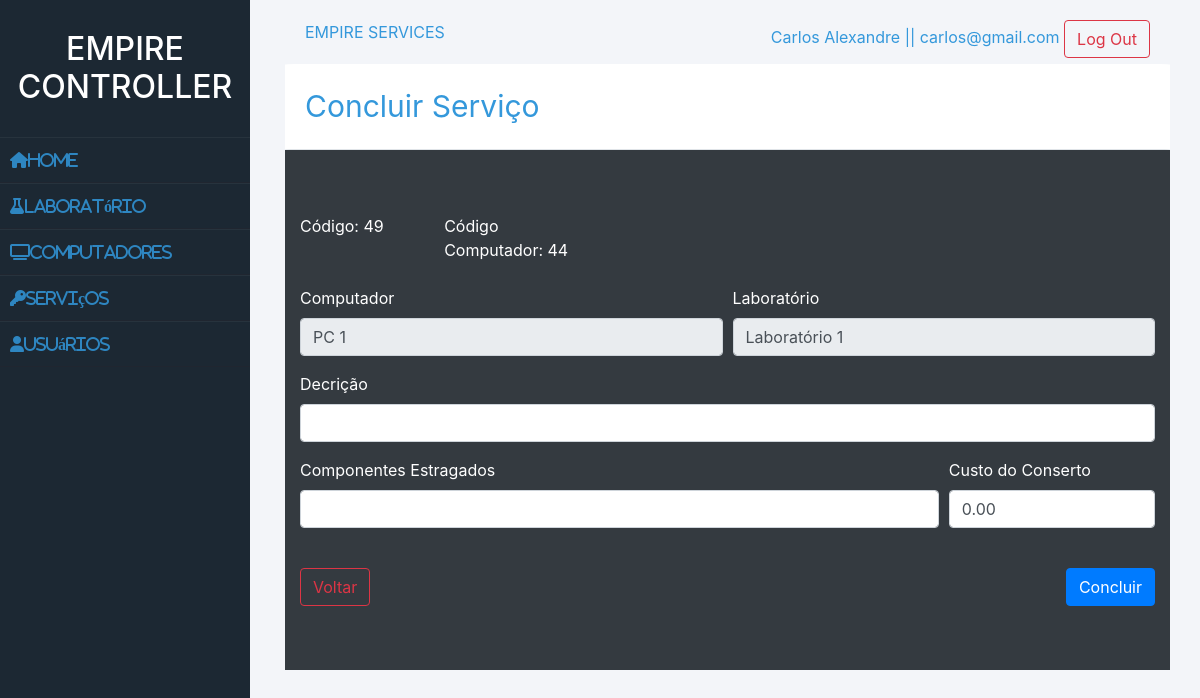
The app's page /servicos/frmConcluirServico.php?id=49&?idComputador=44 (signed in) with its own data.
### tables this page shows
CREATE TABLE `servicos` (
  `id` int(10) NOT NULL,
  `idComputador` int(10) DEFAULT NULL,
  `idLaboratorio` int(10) DEFAULT NULL,
  `dataAbertura` date DEFAULT NULL,
  `dataFechamento` date DEFAULT NULL,
  `idStatus` int(10) DEFAULT NULL,
  `descricao` varchar(100) DEFAULT NULL,
  `componentes` varchar(100) DEFAULT NULL,
  `custo` float(10,2) DEFAULT NULL
);

CREATE TABLE `computador` (
  `id` int(10) NOT NULL,
  `descricaoCom` varchar(50) DEFAULT NULL,
  `idLaboratorio` int(5) DEFAULT NULL,
  `idStatus` int(10) DEFAULT NULL
);

CREATE TABLE `laboratorio` (
  `id` int(10) NOT NULL,
  `descricaoLab` varchar(50) NOT NULL
);

### servicos/frmConcluirServico.php (the view, shortened to what this page needs)
<?php
    $id = $_GET['id'];
    $pdo = Conexao::conectar();
    $pdo->setAttribute(PDO:: ATTR_ERRMODE, PDO::ERRMODE_EXCEPTION);
    $sql = "SELECT s.idComputador,c.descricaoCom, l.descricaoLab, s.descricao, s.componentes, s.custo
    FROM servicos s
    INNER JOIN computador c
    INNER JOIN laboratorio l
    WHERE s.id=? AND s.idComputador = c.id AND s.idLaboratorio = l.id;";
    $query = $pdo->prepare($sql);
    $query->execute (array($id));
    $dados = $query->fetch(PDO::FETCH_ASSOC);
    $idComputador = $dados['idComputador'];
    $descricaoLab = $dados['descricaoLab'];
    $descricaoCom = $dados['descricaoCom'];
    $descricao = $dados['descricao'];
    $componentes = $dados['componentes'];
    $custo = $dados['custo'];
?>
    <?php
        require "../header.php";
        require "../sideBar/sidebar.php";
    ?>
            <div class="titulo">Concluir Serviço</div>
            <div class="info">
<div class="jumbotron jumbotron-fluid bg-dark">
  <div class="container">
    <form action="backend/concluirServico.php" method="POST" id="frmEditar" name="frmEditar" class="needs-validation">
        <div class="form-row">
            <div class="col-md-2 mb-3 text-white">
                <label for="lblID">Código: <?php echo $id;?> </label>
            </div>
                <div class="col-md-2 mb-3 text-white">
                <label for="lblID">Código Computador: <?php echo $idComputador;?> </label>
            </div>
        </div>
        <div class="form-row">
            <div class="col-md-6 mb-3 form-group text-white">
                <label for="txtDescricao">Computador</label>
                <input class="form-control" id="txtDescricaoCom" name="txtDescricaoCom" value="<?php echo $descricaoCom;?>" disabled></input>
            </div>
            <div class="col-md-6 mb-3 form-group text-white">
                <label for="txtDescricao">Laboratório</label>
                <input class="form-control" id="txtDescricaoLab" name="txtDescricaoLab" value="<?php echo $descricaoLab;?>" disabled></input>
            </div>
        </div>
        <div class="form-row">
            <div class="col-md-12 mb-3 form-group text-white">
                <label for="txtDescricao">Decrição</label>
                <input class="form-control" id="txtDescricao" name="txtDescricao" value="<?php echo $descricao;?>"></input>
            </div>
        </div>
        <div class="form-row">
            <div class="col-md-9 mb-3 form-group text-white">
                <label for="txtComponentes">Componentes Estragados</label>
                <input type="text" class="form-control" id="txtComponentes" name="txtComponentes" value="<?php echo $componentes;?>"></input>
            </div>
            <div class="col-md-3 mb-3 form-group text-white">
                <label for="txtCusto">Custo do Conserto</label>
                <input type="number" class="form-control" id="txtCusto" name="txtCusto" value="<?php echo $custo;?>"></input>
            </div>
        </div>
        <br>
        <button class="btn btn-outline-danger" onclick="JavaScript:location.href='../servico/listarServicos.php'">Voltar</button>
        <button class="btn btn-primary float-right" type="submit" id="btnCadastrar">Concluir</button>
    </form>
    <?php require "../footer.php";?>

### estilos.css (style rules this page uses)
* { margin: 0; padding: 0; box-sizing: border-box; list-style: none; text-decoration: none; }
body { background: #f3f5f9; }
.warapper .main_content .titulo { padding: 20px; border-radius: 1%; background: #fff; color: #3498DB; border-bottom: 1px solid #e0e4e8; font-size: 30px; }

### records on screen
servicos: idComputador "44", txtDescricaoCom "PC 1", txtDescricaoLab "Laboratório 1", txtCusto "0.00"

### other values on screen
$_SESSION['nome'] "Carlos Alexandre"
$_SESSION['email'] "carlos@gmail.com"
$id "49"
